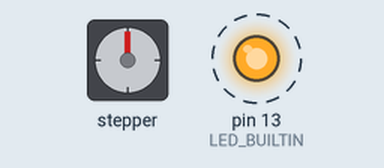
Simulated run of this sketch. Board: Arduino Uno, built with avr-gcc and run on an emulated ATmega328P. On the bench: stepper motor, output pins drawn as LEDs (lit = HIGH). Wiring (inferred from the names in the program): stepper motor (2048 steps per turn assumed): coils pin 8, pin 9, pin 10, pin 11. Dashed ring = blinking. Pins used as bus, display or sensor lines are not drawn; what the sketch prints to the serial monitor is not drawn.

Above: at 0.3 s.
Timing chart, 0 to 15.9 s (numbered marks = the images above):
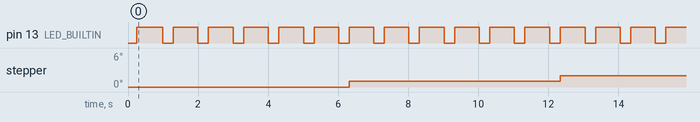

Measured:
- by itself, pin 13 (LED_BUILTIN): alternates HIGH for 0.70 s and LOW for 0.30 s

The sketch:

pin_debug.ino
```cpp
// UTIL: PIN DEBUG
//
// "Nothing is happening" has two very different causes: the Arduino is not
// driving the pin, or the thing on the end of the wire is not responding.
// This tells you which, without a multimeter.
//
// It drives D8..D11 one at a time and, for each, reads the pin back and
// mirrors it onto the onboard LED. The onboard LED needs no wiring, so it
// proves the sketch is alive and the pin really is going high even when the
// external board does nothing at all.
//
// PINS
//   nothing required. Works on a bare Uno.
//   Whatever you are debugging stays connected: D8..D11 for a ULN2003.
//
// HOW TO READ IT
//   onboard LED blinks in step with the serial output
//       -> the Arduino is fine. The fault is the driver board, its power,
//          or the wiring between them.
//   onboard LED does nothing
//       -> the sketch is not running. Wrong board, failed upload, or reset.
//   a pin reads LOW while being driven HIGH
//       -> that pin is shorted to ground, usually a jumper in the wrong hole
//          or a bridged pair. The line is flagged SHORT.
//
// FOR A ULN2003 STEPPER, WHAT THE LEDs SHOULD DO
//   Running this, exactly ONE LED lights at a time, D8 then D9 then D10 then
//   D11, in a slow chase. If only one LED ever lights no matter which pin is
//   being driven, then only that one jumper is landing and the other three
//   are in the wrong holes, loose, or on the wrong header.
//
//   Running the real stepper sketch, TWO LEDs are lit at every moment. The
//   Stepper library energises two coils per step (1010, 0110, 0101, 1001).
//   So one lonely LED during the stepper sketch is a wiring fault, never a
//   power fault: power would dim all four together, not leave one.

#include "logger.h"

const int PINS[] = {8, 9, 10, 11};
const int N = 4;

void setup() {
  pinMode(LED_BUILTIN, OUTPUT);
  for (int i = 0; i < N; i++) {
    pinMode(PINS[i], OUTPUT);
    digitalWrite(PINS[i], LOW);
  }
  logBegin("UTIL  pin debug", "drives D8..D11 one at a time, mirrors to onboard LED");
  logHint("Watch the onboard LED by pin 13, and any LEDs on your driver board.");
  logHint("Onboard blinking but driver dark = the fault is past the Arduino.");
}

void loop() {
  for (int i = 0; i < N; i++) {
    digitalWrite(PINS[i], HIGH);
    digitalWrite(LED_BUILTIN, HIGH);

    // Read the pin back. An output pin driven HIGH must read HIGH; if it does
    // not, something external is holding it down.
    delayMicroseconds(50);
    bool readback = digitalRead(PINS[i]);

    Serial.print(millis());
    Serial.print(F(" ms  D"));
    Serial.print(PINS[i]);
    Serial.print(F(" HIGH   reads back "));
    Serial.print(readback ? F("HIGH  ok") : F("LOW   SHORT TO GROUND"));
    Serial.println();

    delay(700);
    digitalWrite(PINS[i], LOW);
    digitalWrite(LED_BUILTIN, LOW);
    delay(300);
  }
  logEvent("--- cycle done, repeating ---");
}
```

logger.h
```cpp
// Shared logger. The same file sits in every sketch folder, so the Serial
// Monitor looks the same whichever sketch you uploaded.
//
// You do not need to install anything. The Arduino IDE compiles every file
// next to the .ino, so this is picked up automatically.
//
// Why it exists: at a bench, "tick" on its own does not tell you whether you
// uploaded the right sketch to the right board. logBegin() prints a banner
// that names the sketch and the pins, so one glance confirms it.

#pragma once
#include <Arduino.h>

// Opens the port and prints the banner. Call this first in setup().
//   name  what this sketch is, e.g. "02 piezo"
//   pins  the wiring in one line, e.g. "D8 -> piezo, other leg -> GND"
inline void logBegin(const char *name, const char *pins) {
  Serial.begin(9600);
  while (!Serial && millis() < 2000) { }   // USB boards; Uno passes straight through

  Serial.println();
  Serial.println(F("========================================"));
  Serial.print(F("  "));
  Serial.println(name);
  Serial.print(F("  pins: "));
  Serial.println(pins);
  Serial.println(F("========================================"));
}

// One event, timestamped. Use for anything that happens: "tick", "tap", "WARM".
// The timestamp is what makes a rhythm legible when you cannot hear it well.
inline void logEvent(const char *msg) {
  Serial.print(millis());
  Serial.print(F(" ms  "));
  Serial.println(msg);
}

// An event with a number attached, e.g. logValue("strength", 130).
inline void logValue(const char *label, long value) {
  Serial.print(millis());
  Serial.print(F(" ms  "));
  Serial.print(label);
  Serial.print(F(" = "));
  Serial.println(value);
}

// A line the student is meant to act on, set apart from the event stream.
inline void logHint(const char *msg) {
  Serial.print(F(">>> "));
  Serial.println(msg);
}

// NOTE ON THE SERIAL PLOTTER
// Sketches that draw a graph (04 capacitive, analog_monitor) must print bare
// numbers separated by spaces, and nothing else, or the plotter cannot parse
// them. Those sketches use logBegin() for the banner and then print raw
// numbers directly. Do not wrap their data lines in logEvent().
```
